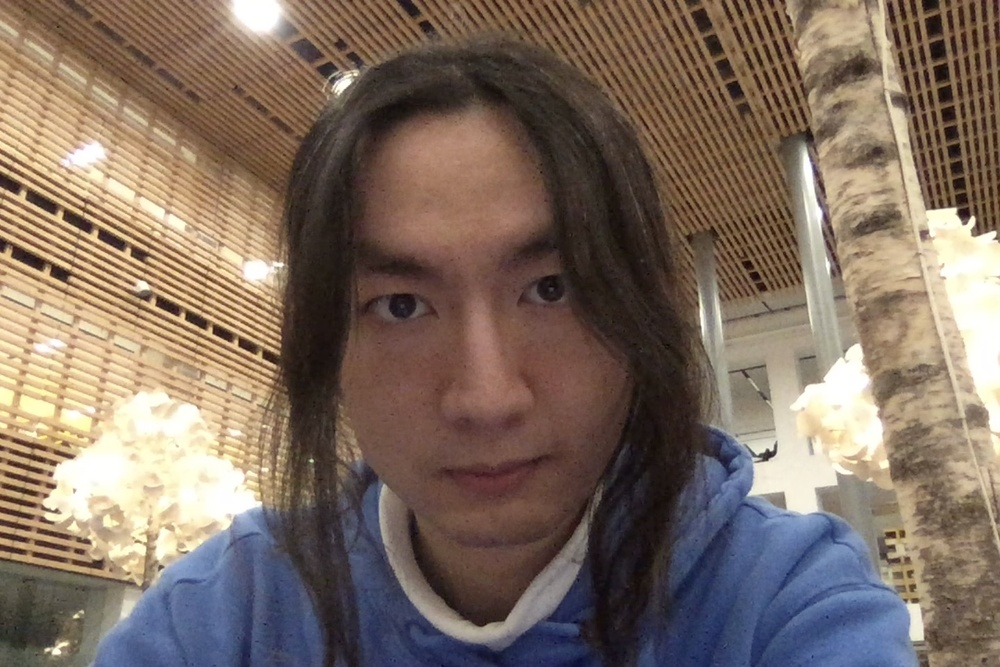
#> input picture problemset3/resources/OriginFace.jpg, 1000 x 667 px, shrunk from 1440 x 960 before the run
$ jupyter execute SplitFace.ipynb
#> lines starting #> are read from the running program, lines starting #| are printed output that depends on the picture
[cell 1]
from PIL import Image
import os

[cell 2]
def split():
    sourcePath = 'resources/'
    sourceFile = 'OriginFace.jpg'
    img = Image.open(sourcePath + sourceFile)
#> img is the input picture: PIL image 1000x667 RGB; mean R, G, B 126.8, 109.8, 97.2
    # Calculate the width and height of each part
    width, height = img.size
#> width = 1000; height = 667
    part_width = width // 3
#> part_width = 333
    part_height = height // 3
#> part_height = 222

    # Create the output folder if it doesn't exist
    if not os.path.exists(sourcePath):
        os.makedirs(sourcePath)

    # Divide the image into 9 parts and save them
    for i in range(3):
        for j in range(3):
            # Define the coordinates of the current part
            left = i * part_width
            upper = j * part_height
            right = left + part_width
            lower = upper + part_height

            # Crop the current part
            img_part = img.crop((left, upper, right, lower))

            # Save the cropped part
            img_part.save(os.path.join(sourcePath, f'part_{j}_{i}.jpg'))
#> this loop made 3 passes
#> pass 1, in split, `img_part.save(os.path.join(sourcePath, f'part_{j}_{i}.jpg'))`:
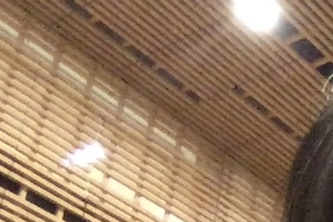
#> saved as part_0_0.jpg: PIL image 333x222 RGB; mean R, G, B 154.4, 126.4, 100.3
#> pass 1, in split, `img_part.save(os.path.join(sourcePath, f'part_{j}_{i}.jpg'))`:
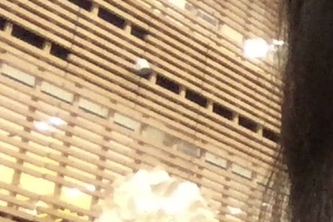
#> saved as part_1_0.jpg: PIL image 333x222 RGB; mean R, G, B 180.4, 154.9, 122.3
#> pass 1, in split, `img_part.save(os.path.join(sourcePath, f'part_{j}_{i}.jpg'))`:
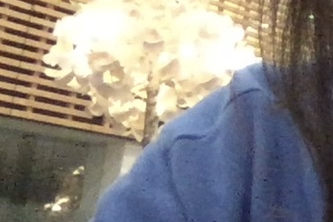
#> saved as part_2_0.jpg: PIL image 333x222 RGB; mean R, G, B 139.7, 135.3, 131.4
#> pass 2, in split, `img_part.save(os.path.join(sourcePath, f'part_{j}_{i}.jpg'))`:
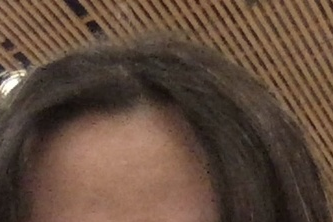
#> saved as part_0_1.jpg: PIL image 333x222 RGB; mean R, G, B 97.6, 75.5, 61
#> after the loop:
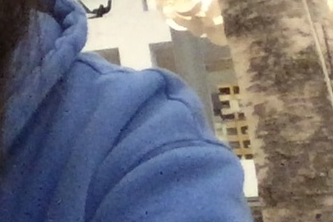
#> img_part: PIL image 333x222 RGB; mean R, G, B 112.4, 113.7, 124.5

$ run again, with problemset3/resources/part_0_0.jpg copied over problemset3/resources/OriginFace.jpg
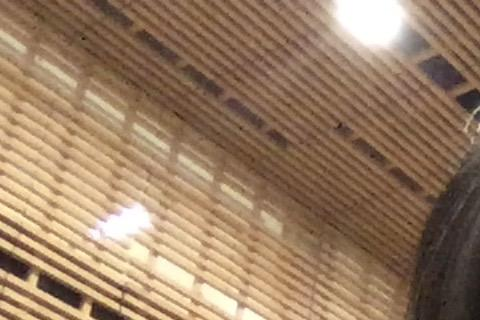
#> input picture problemset3/resources/part_0_0.jpg, 480 x 320 px
#> in split, img is the input picture: PIL image 480x320 RGB; mean R, G, B 154.3, 126.3, 100.4
#> the loop in split, `for i in range(3):` made 3 passes
#> pass 1, in split, `img_part.save(os.path.join(sourcePath, f'part_{j}_{i}.jpg'))`:
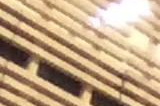
#> saved as part_2_0.jpg: PIL image 160x106 RGB; mean R, G, B 192.3, 165.2, 133.5
#> after the loop in split, `for i in range(3):`:
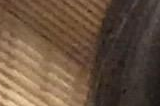
#> img_part: PIL image 160x106 RGB; mean R, G, B 104.6, 82.1, 63.3

$ run again, with problemset3/resources/part_0_1.jpg copied over problemset3/resources/OriginFace.jpg
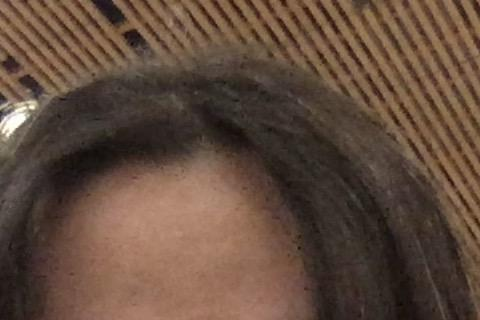
#> input picture problemset3/resources/part_0_1.jpg, 480 x 320 px
#> in split, img is the input picture: PIL image 480x320 RGB; mean R, G, B 97.8, 75.3, 61.2
#> the loop in split, `for i in range(3):` made 3 passes
#> pass 1, in split, `img_part.save(os.path.join(sourcePath, f'part_{j}_{i}.jpg'))`:
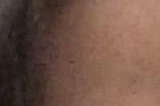
#> saved as part_2_0.jpg: PIL image 160x106 RGB; mean R, G, B 113.2, 83.6, 70.1
#> after the loop in split, `for i in range(3):`:
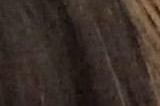
#> img_part: PIL image 160x106 RGB; mean R, G, B 59.3, 46.8, 39.9
